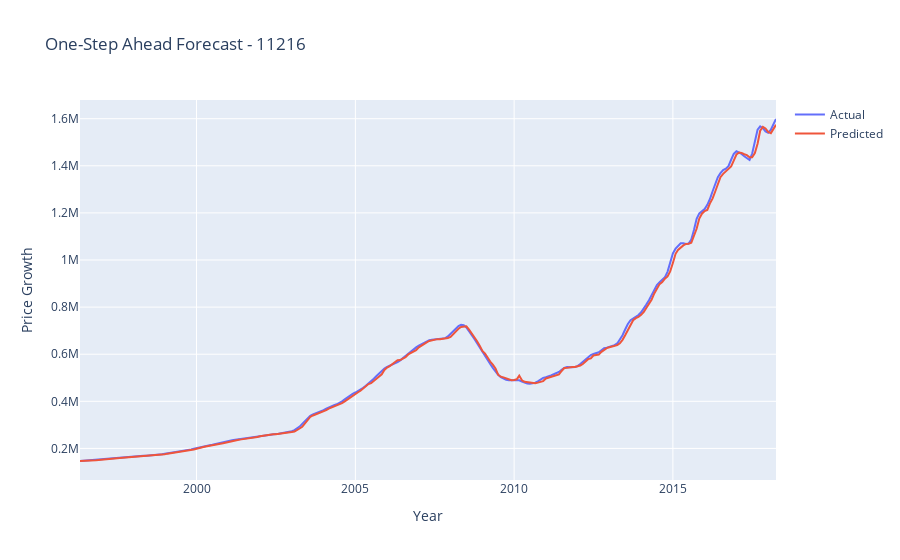

Here is the notebook cell this chart was saved with:
### Code cell
import plotly.graph_objects as go

# Filter the data for the 10128 zip code
zip_data = df_ny_long[df_ny_long['Zipcode'] == 11216]

# Split the data into train and test sets
test_start_date = '2028-05-01'  # Define your test end date here
train_data = zip_data[zip_data['time'] < test_start_date]
test_data = zip_data[zip_data['time'] >= test_start_date]

# Prepare the training and test sets
X_train = train_data.drop(['value', 'time'], axis=1)
y_train = train_data['value']
X_test = test_data.drop(['value', 'time'], axis=1)
y_test = test_data['value']

# Create and train the random forest model
model = RandomForestRegressor(n_estimators=100, random_state=42)
model.fit(X_train, y_train)

# Make one-step ahead predictions on the training set
predictions = []
for i in range(1, len(X_train)):
    input_data = X_train.iloc[i-1:i]  # Use the previous observation as input
    prediction = model.predict(input_data)[0]  # Make a single prediction
    predictions.append(prediction)

# Create a figure
fig = go.Figure()

# Add actual values trace
fig.add_trace(go.Scatter(
    x=train_data['time'][1:],  # Exclude the first data point as there is no previous prediction for it
    y=y_train[1:],
    mode='lines',
    name='Actual'
))

# Add predicted values trace
fig.add_trace(go.Scatter(
    x=train_data['time'][1:],  # Exclude the first data point as there is no previous prediction for it
    y=predictions,
    mode='lines',
    name='Predicted'
))

# Set layout options
fig.update_layout(
    title='One-Step Ahead Forecast - 11216',
    xaxis_title='Year',
    yaxis_title='Price Growth'
)

# Show the plot
fig.show()

### Figure 1 — Plotly figure (JSON) as saved in the notebook; plotly's stock layout.template omitted (floating-point values rounded to 4 significant figures; data arrays with more than 128 entries replaced by an {"elided": "..."} marker saying what was removed)
{"data": [{"mode": "lines", "name": "Actual", "type": "scatter", "x": {"elided": "264 str values"}, "y": {"elided": "264 int values"}}, {"mode": "lines", "name": "Predicted", "type": "scatter", "x": {"elided": "264 str values"}, "y": {"elided": "264 int values"}}], "layout": {"title": {"text": "One-Step Ahead Forecast - 11216"}, "xaxis": {"title": {"text": "Year"}}, "yaxis": {"title": {"text": "Price Growth"}}}}
